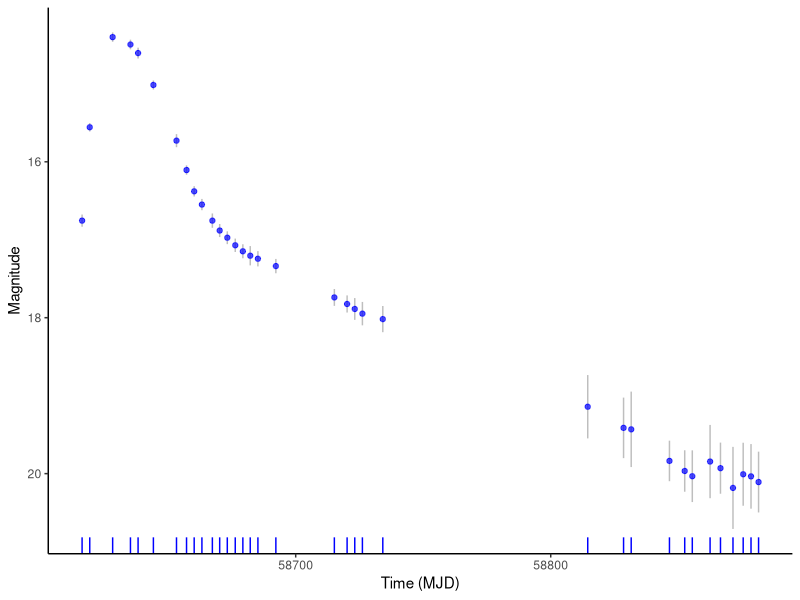
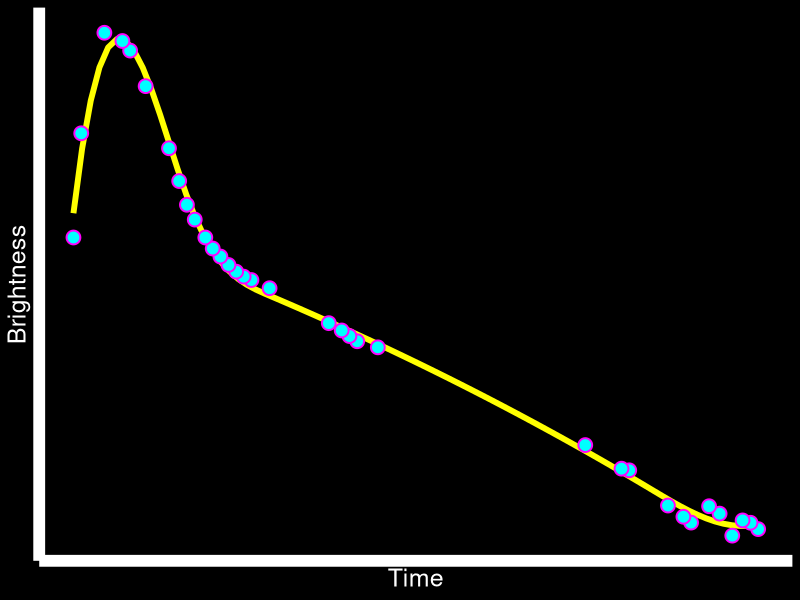
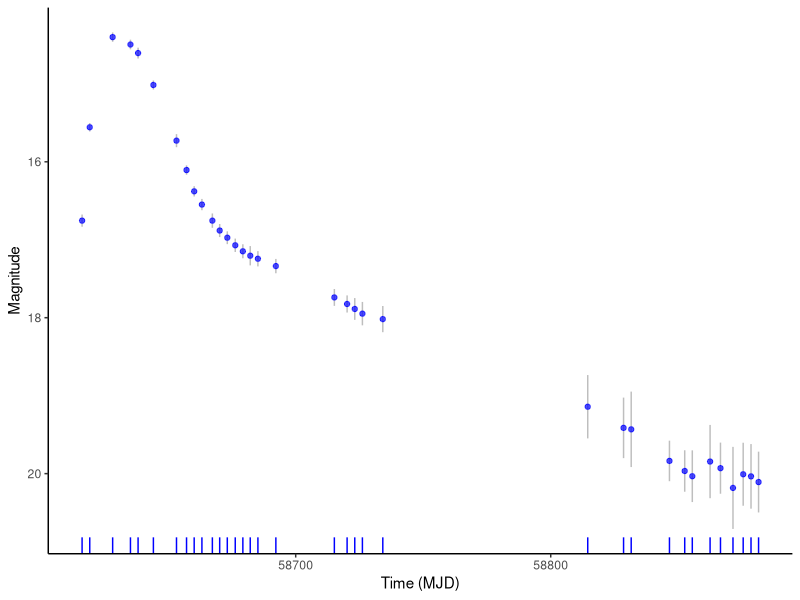
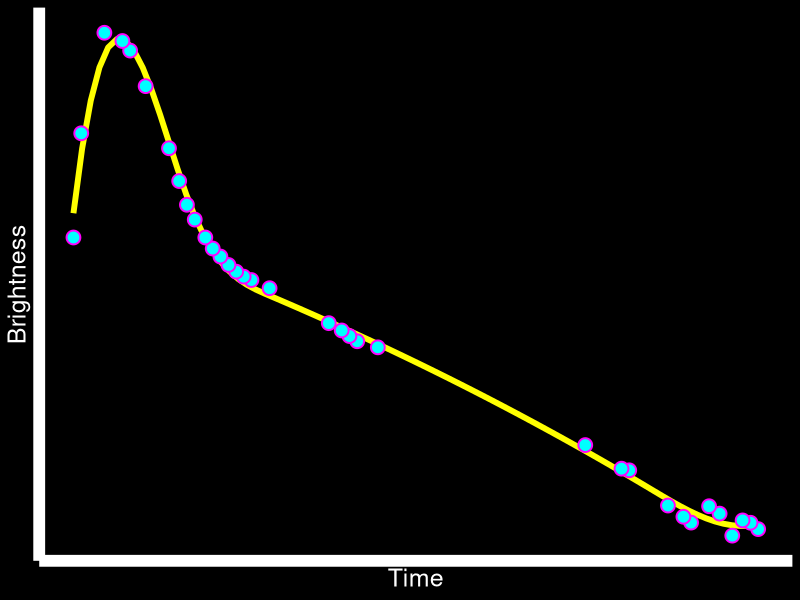

The R script that drew these images, in order:
## ---- chunk 1
library(conflicted)
library(readr)
library(dplyr)
library(ggplot2)
library(here)
## ---- chunk 2
SN2019fck_df <- read_csv(here("data_raw", "ZTF18aaqkcso_difference_photometry.csv"),
                         col_types = "dfddf")

glimpse(SN2019fck_df)
summary(SN2019fck_df)
## ---- chunk 3
#| fig-width: 10
#| fig-height: 4.5
#| message: false
SN2019fck_df |> 
  dplyr::filter(filter == "g", flux_status == "positive") |> 
  ggplot() +
  aes(x = MJD, y = magpsf)  +
  geom_linerange(aes(ymin = magpsf - 2*magpsf_error, ymax = magpsf + 2*magpsf_error),
                 colour = "gray") +
  geom_point(colour = "blue", alpha = 0.7) +
  geom_rug(sides = "b", colour = "blue") +
  scale_y_reverse() +
  labs(x = "Time (MJD)", y = "Magnitude") +
  theme_classic()

ggsave(here("figures", "SN2019fck_magn.jpg"))
## ---- chunk 4
#| fig-width: 8
#| fig-height: 4

SN2019fck_df |> 
  dplyr::filter(filter == "g", flux_status == "positive") |> 
  ggplot() +
  aes(x = MJD, y = magpsf)  +
  geom_smooth(colour = "yellow", method = lm, formula = y ~ splines::bs(x, 6), se = FALSE, linewidth = 2) +
  geom_point(fill = "cyan", colour = "magenta", size = 4, shape = 21, stroke = 1) +
  scale_y_reverse() +
  labs(x = "Time", y = "Brightness") +
  theme_classic() +
  theme(
  plot.background = element_rect(fill = "black", colour = "black"),
  panel.background = element_rect(fill = "black", colour = "black"),
  panel.border = element_blank(),
  axis.line = element_line(color = "white", linewidth = 4),
  axis.text = element_blank(),
  axis.ticks = element_blank(),
  axis.title = element_text(colour = "white", size = 18)
  )

ggsave(here("figures", "3mt-supernova.png"))
